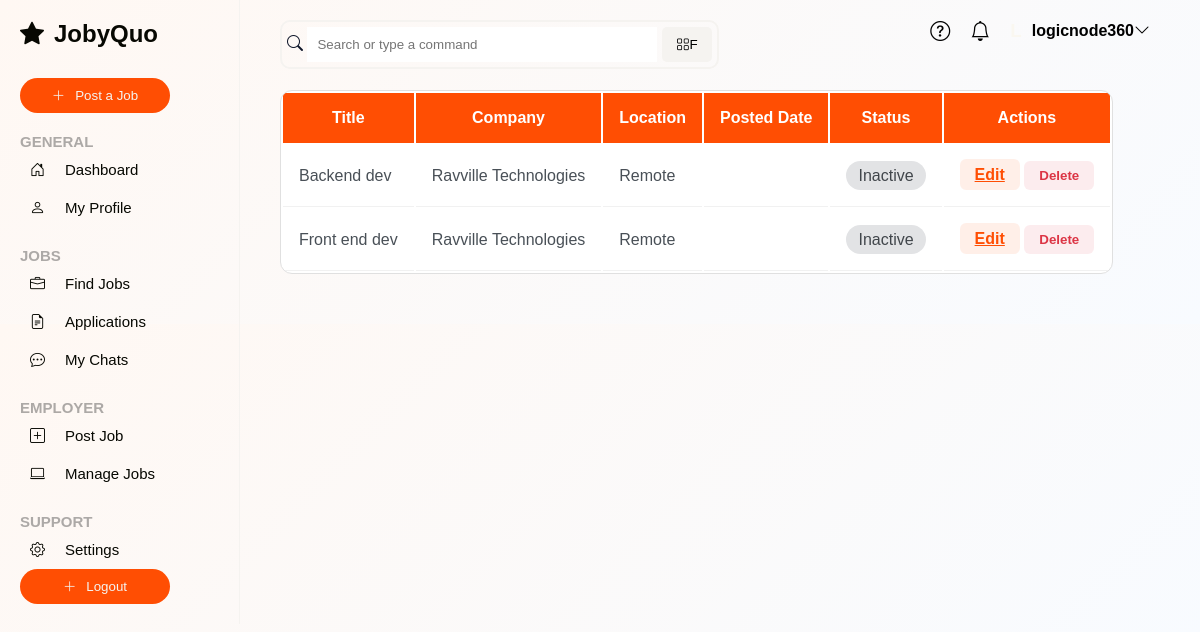
The page /main/manage_job/ (signed in) on the database its author committed.
### main/models.py (models this page shows, shortened)
class JobPost(models.Model):
    JOB_TYPES = [
        ("Full-Time", "Full-Time"),
        ("Part-Time", "Part-Time"),
        ("Remote", "Remote"),
        ("Hybrid", "Hybrid"),
        ("Contract", "Contract"),
        ("Internship", "Internship"),
    ]
    EXP_LEVEL = [
        ("Entry Level", "Entry Level"),
        ("Mid Level", "Mid Level"),
        ("Senior Level", "Senior Level"),
    ]
    user = models.ForeignKey(User, on_delete=models.CASCADE, null=True, blank=True)
    title = models.CharField(max_length=100)
    company = models.CharField(max_length=100)
    type = models.CharField(max_length=20, choices=JOB_TYPES)
    location = models.CharField(max_length=300)
    salary = models.CharField(max_length=100)
    level = models.CharField(max_length=20, choices=EXP_LEVEL)
    skill = models.CharField(max_length=100)
    description = models.TextField()
    image = models.ImageField(upload_to="job_images/", null=True, blank=True)

### main/views.py (the view)
# urls.py: path('manage_job/', views.manage_job, name='manage_job'),
@login_required
def manage_job(request):
    user = request.user
    jobs = JobPost.objects.filter(user=user).order_by('-id')
    return render(request, "main/manage_job.html", {"jobs": jobs})

### templates/main/manage_job.html (shortened to what this page needs)
{% extends 'main/base.html' %}
{% block content %}
<div class="container mt-5 job-manage-container">
    {% if jobs %}
        <div class="table-responsive job-manage-table-wrapper shadow-sm">
            <table class="table table-hover align-middle mb-0 job-manage-table">
                <thead>
                    <tr>
                        <th>Title</th>
                        <th>Company</th>
                        <th>Location</th>
                        <th>Posted Date</th>
                        <th>Status</th>
                        <th>Actions</th>
                    </tr>
                </thead>
                <tbody>
                    {% for job in jobs %}
                    <tr>
                        <td class="fw-bold job-manage-cell-title">{{ job.title }}</td>
                        <td><span class="text-muted">{{ job.company }}</span></td>
                        <td>{{ job.location }}</td>
                        <td>{{ job.posted_date|date:"M d, Y" }}</td>
                        <td>
                            {% if job.is_active %}
                                <span class="badge job-manage-badge-active">Active</span>
                            {% else %}
                                <span class="badge job-manage-badge-inactive">Inactive</span>
                            {% endif %}
                        </td>
                        <td>
                            <div class="d-flex gap-2">
                                <a href="{% url 'post_job' %}?edit={{ job.id }}" class="btn btn-sm job-manage-btn-edit">Edit</a>
                                <form method="post" action="{% url 'delete_job' job.id %}" style="display:inline;">
                                    <button type="submit" class="btn btn-sm job-manage-btn-delete" onclick="return confirm('Are you sure?')">Delete</button>
                                </form>
                            </div>
                        </td>
                    </tr>
                    {% endfor %}
                </tbody>
            </table>
        </div>
    {% else %}
        <div class="alert text-center py-5 job-manage-alert-empty" role="alert">
            <span>No jobs found at the moment.</span>
        </div>
    {% endif %}
</div>
{% endblock %}

### templates/main/base.html (shortened to what this page needs)
{% load static %}
<!DOCTYPE html>
<html lang="en">
  <head>
    <link rel="stylesheet" href="{% static 'css/main.css' %}" />
    <link rel="stylesheet" href="{% static 'css/bootstrap-icons/bootstrap-icons.css' %}" />
  </head>
  <body>
    <header class="sideBar">
      <div class="logo">
        <h2><i class="bi bi-star-fill"></i><span class="logo_txt">JobyQuo</span></h2>
      </div>
      <a href="{% url 'post_job' %}"><button><i class="bi bi-plus-lg"></i><span class="add">Post a Job</span></button></a>
      <div class="side_links">
        <h4>General</h4>
        <a href="{% url 'dashboard' %}"><i class="bi bi-house-door"></i><span class="txt">Dashboard</span></a>
        <a href="{% url 'profile' %}"><i class="bi bi-person"></i><span class="txt">My Profile</span></a>
        <h4>Jobs</h4>
        <a href="{% url 'dashboard' %}"><i class="bi bi-briefcase"></i><span class="txt">Find Jobs</span></a>
        <a href="{% url 'my_applicants' %}"><i class="bi bi-file-earmark-text"></i><span class="txt">Applications</span></a>
        <a href="{% url 'my_chats' %}"><i class="bi bi-chat-dots"></i><span class="txt">My Chats</span></a>
        <h4>Employer</h4>
        <a href="{% url 'post_job' %}"><i class="bi bi-plus-square"></i><span class="txt">Post Job</span></a>
        <a href="{% url 'manage_job' %}"><i class="bi bi-laptop"></i><span class="txt">Manage Jobs</span></a>
        <h4>Support</h4>
        <a href="{% url 'profile' %}"><i class="bi bi-gear"></i><span class="txt">Settings</span></a>
      </div>
      <a href="{% url 'logout' %}"><button><i class="bi bi-plus-lg"></i><span class="add">Logout</span></button></a>
    </header>
    <main>
      <div class="navbar">
        <div class="searchBar">
          <i class="bi bi-search"></i>
          <input type="text" placeholder="Search or type a command" />
          <button><i class="bi bi-grid"></i>F</button>
        </div>
        <div class="right">
          <div class="actions">
            <a href=""><i class="bi-question-circle"></i></a>
            <div id="notifications" hx-get="{% url 'notifications' %}" hx-trigger="load, every 5s" hx-swap="outerHTML">
              {% include 'main/_notifications.html' %}
            </div>
          </div>
          <a href="{% url 'profile' %}">
            <div class="profile">
              <div class="pic">
                {% if user.profile.profile_pic %}
                  <img src="{{ user.profile.profile_pic.url }}" alt="Profile Picture" />
                {% else %}
                  <h3>{{ user.username|first|upper }}</h3>
                {% endif %}
              </div>
              <div class="name">
                <h4>{{ user.username }}<i class="bi bi-chevron-down"></i></h4>
              </div>
            </div>
          </a>
        </div>
      </div>
      {% block content %}
      {% endblock %}
    </main>
  </body>
</html>

### static/css/main.css (style rules this page uses)
* { padding: 0; margin: 0; font-family: sans-serif; box-sizing: border-box; }
:root { --primary: #FF4E03; --primary-dark: #DB4302; --muted: #F5F3F0; --accent: #10B981; --card-bg: #ffffff; }
body { display: flex; overflow-x: hidden; background: linear-gradient(135deg, #fff8f3 0%, #f8fbff 100%); color: #0f172a; }
.sideBar { display: flex; flex-direction: column; width: 20%; border-right: 1px solid rgb(245, 243, 240); padding: 20px; position: fixed; left: 0; }
.logo { padding-bottom: 30px; }
.logo i { padding-right: 10px; }
.logo h2 { color: rgb(7, 8, 2); }
.sideBar button { background: rgb(255, 78, 3); border: none; color: rgb(245, 243, 240); padding: 10px 20px; border-radius: 50px; width: 150px; font-weight: 100; cursor: pointer; }
.sideBar button i { padding-right: 10px; }
.sideBar .side_links { line-height: 1.2; display: flex; flex-direction: column; }
.sideBar .side_links h4 { text-transform: uppercase; color: rgba(37, 37, 37, 0.377); font-weight: 600; font-size: 15px; padding-top: 20px; }
.sideBar .side_links a { text-decoration: none; padding: 10px; color: rgb(7, 8, 2); font-size: 15px; transition: 0.5s; }
.sideBar .side_links a i { padding-right: 20px; }
main { padding-left: 260px; }
main .navbar { display: flex; padding: 20px; }
main .navbar .searchBar { border: 2px solid rgb(245, 243, 240); position: absolute; padding: 5px; border-radius: 10px; align-items: center; }
main .navbar .searchBar input { width: 350px; padding: 10px; border: none; outline: none; }
main .navbar .searchBar button { padding: 10px; background: rgb(245, 243, 240); border: none; border-radius: 5px; width: 50px; }
main .navbar .right { position: absolute; right: 0; }
main .navbar .actions a { font-size: 20px; color: rgb(102, 102, 102); text-decoration: none; }
main .navbar .right { display: flex; }
main .navbar .right .actions { padding-right: 20px; display: flex; gap: 10px; align-items: center; }
main .navbar .right a { text-decoration: none; color: #000; }
main .navbar .right .profile { display: flex; align-items: center; gap: 10px; cursor: pointer; }
main .navbar .right .profile .pic { color: rgb(250, 247, 240); border-radius: 50%; }
main .navbar .right .profile .name { display: flex; padding-right: 50px; }
.job-manage-container { margin: 50px 20px; --jm-brand: rgb(255, 78, 3); --jm-brand-hover: rgb(220, 65, 0); --jm-brand-light: rgba(255, 78, 3, 0.04); --jm-active-bg: #d1e7dd; --jm-active-text: #0f5132; --jm-inactive-bg: #e2e3e5; --jm-inactive-text: #41464b; --jm-dark: #212529; }
.job-manage-table-wrapper { background-color: #ffffff; border-radius: 12px; overflow: hidden; border: 1px solid #e0e0e0; }
.job-manage-table thead { background-color: var(--jm-brand) !important; }
.job-manage-table th { color: #ffffff !important; font-weight: 600; padding: 16px; border-bottom: none; }
.job-manage-table td { padding: 16px; color: #495057; border-bottom: 1px solid #f1f1f1; }
.job-manage-cell-title { color: var(--jm-dark); }
.job-manage-badge-inactive { background-color: var(--jm-inactive-bg) !important; color: var(--jm-inactive-text) !important; padding: 6px 12px !important; border-radius: 50px !important; font-weight: 500; }
.job-manage-btn-edit { background-color: rgba(255, 78, 3, 0.09) !important; color: rgb(255, 78, 3) !important; font-weight: 600 !important; border: 1px solid transparent !important; padding: 6px 14px !important; border-radius: 6px !important; transition: all 0.2s ease-in-out !important; }
.job-manage-btn-delete { background-color: rgba(220, 53, 69, 0.09) !important; color: #dc3545 !important; font-weight: 600 !important; border: 1px solid transparent !important; padding: 6px 14px !important; border-radius: 6px !important; transition: all 0.2s ease-in-out !important; text-decoration: none !important; }

### rows shown on the page
JobPost: title "Backend dev", company "Ravville Technologies", location "Remote"
JobPost: title "Front end dev", company "Ravville Technologies", location "Remote"

### other values the page prints
{{ user.username }} "logicnode360"
